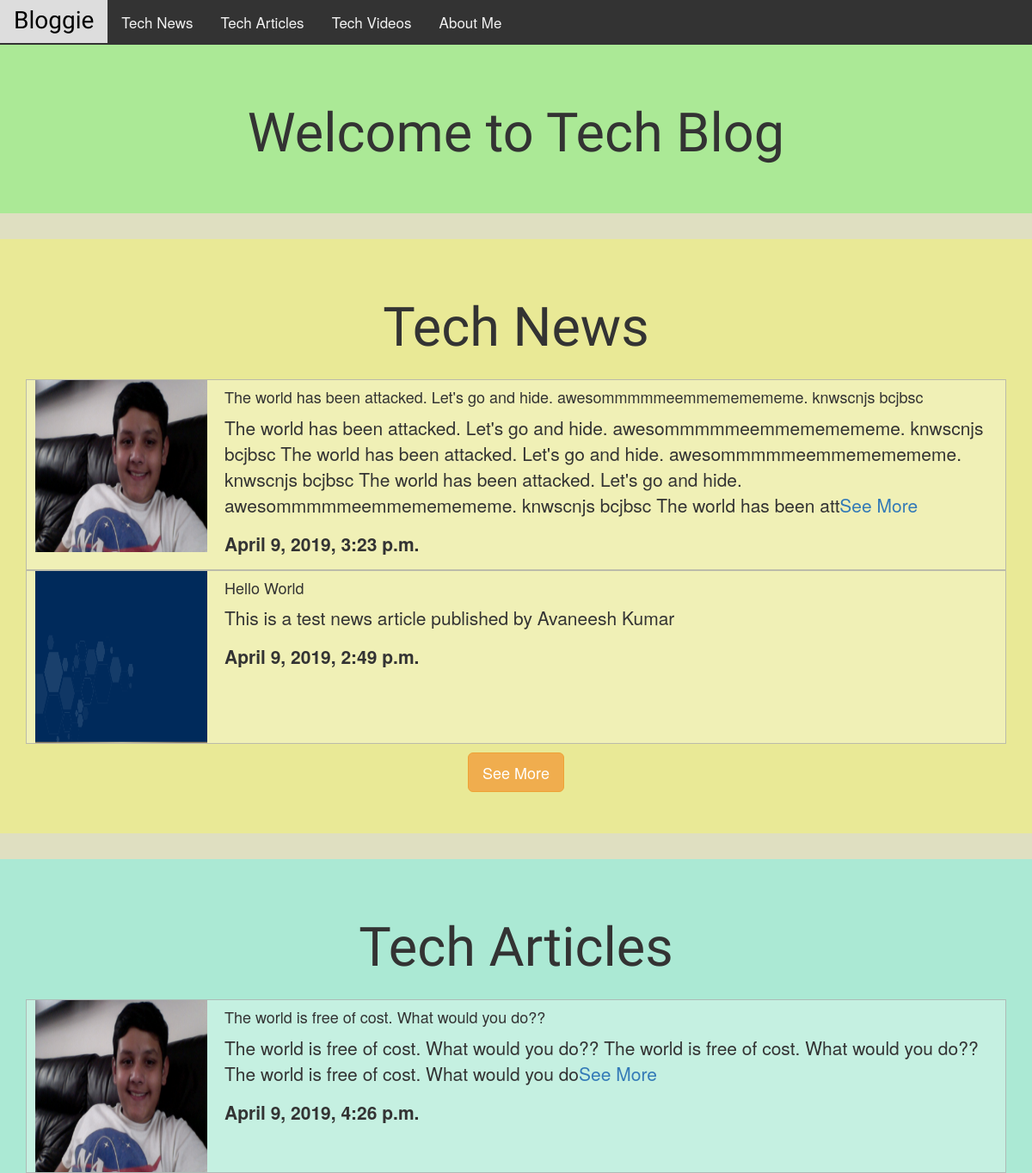
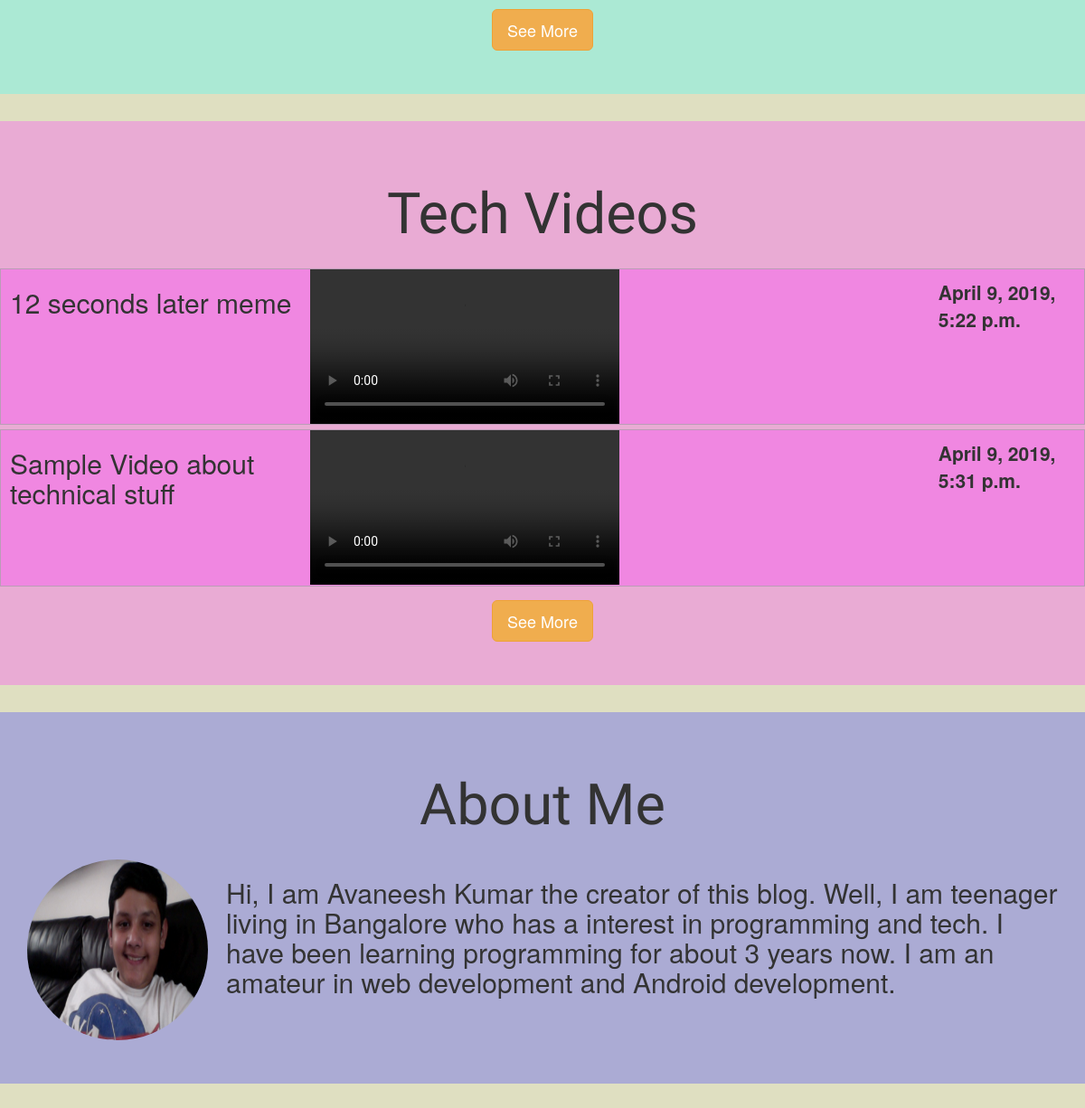
The page / on the database its author committed (2 pictures, top to bottom).
### techBlog/models.py (models this page shows)
class New(models.Model):
    title = models.TextField()
    content = models.TextField()
    created = models.DateTimeField(auto_now_add=True)
    picture = models.ImageField(default="")

class Article(models.Model):
    title = models.TextField()
    content = models.TextField()
    created = models.DateTimeField(auto_now_add=True)
    picture = models.ImageField(default="")

class Video(models.Model):
    title = models.TextField()
    created = models.DateTimeField(auto_now_add=True)
    poster = models.ImageField(default="")
    video = models.FileField(default="")

class Me(models.Model):
    description = models.TextField()
    picture = models.ImageField(default="")

### techBlog/views.py (the view)
# urls.py: path('', views.index),
def index(request):
    news = New.objects.order_by('created')[:]
    articles = Article.objects.order_by('created')[:]
    videos = Video.objects.order_by('created')[:]
    me = Me.objects.all()
    return render(request, "index.html", {'news':news, 'articles':articles, 'videos':videos, 'me':me})

### techBlog/templates/index.html (shortened to what this page needs)
{% extends 'layout.html' %}
{% load static %}
{% block head %}
  <link rel="stylesheet" href="https://cdnjs.cloudflare.com/ajax/libs/font-awesome/4.7.0/css/font-awesome.min.css">
  <link href="{% static 'index.css' %}" rel="stylesheet"/>
{% endblock %}
{% block body %}
  <div class="topnav" id="myTopnav">
    <a class="navbar-brand" id="brand">Bloggie</a>
    <a href="#news">Tech News</a>
    <a href="#articles">Tech Articles
    <a href="#videos">Tech Videos</a>
    <a href="#about">About Me</a>
  </div>
  <div class="jumbotron">
    <h1>Welcome to Tech Blog</h1>
  </div>
  <div id="news" class="jumbotron">
    <h1 style="padding-bottom: 16px;">Tech News</h1>
    <div id="new" class="container">
      {% for i in news %}
        <div id="new1" class="container">
          <img src={{i.picture.url}} alt="Image for the news">
          <div id="text">
            <h4>{{i.title}}</h4>
            <p class="content">{{i.content|linebreaksbr}}</p>
            <p><b>{{i.created}}</b></p>
          </div>
        </div>
      {% endfor %}
    </div>
    <button type="button" name="sm" class="btn btn-warning btn-lg button" id="button">See More</button>
  </div>
  <div id="articles" class="jumbotron">
    <h1 style="padding-bottom: 16px;">Tech Articles</h1>
    <div id="article" class="container">
      {% for i in articles %}
        <div id="article1" class="container">
          <img src={{i.picture.url}} alt="Image for the news">
          <div id="text1">
            <h4>{{i.title}}</h4>
            <p class="content1">{{i.content|linebreaksbr}}</p>
            <p><b>{{i.created}}</b></p>
          </div>
        </div>
      {% endfor %}
    </div>
    <button type="button" name="sm" class="btn btn-warning btn-lg button" id="button1">See More</button>
  </div>
  <div class="jumbotron" id="videos">
    <h1 style="padding-bottom: 16px;">Tech Videos</h1>
    <div id="videos1">
      {% for video in videos %}
        <div id="videos2">
          <h2 id="hello">{{video.title}}</h2>
          <video src="{{video.video.url}}" height=auto width=50% type="mp4" controls id="video"></video>
          <p style="margin-top: 10px;" id="created"><b>{{video.created}}</b></p>
        </div>
      {% endfor %}
    </div>
    <button type="button" name="sm" class="btn btn-warning btn-lg button" id="btn">See More</button>
  </div>
  <div id="about" class="jumbotron">
    <h1 style="padding-bottom: 16px;">About Me</h1>
    <div id="me-container" class="container">
      {% for i in me %}
        <img src="{{MEDIA_URL}}{{i.picture.url}}" alt="My photo" id="img-container"/>
        <h2>{{i.description}}</h2>
      {% endfor %}
    </div>
  </div>
{% endblock %}

### techBlog/templates/layout.html (shortened to what this page needs)
<html lang="en" dir="ltr">
  <head>
    <link rel="stylesheet" href="https://maxcdn.bootstrapcdn.com/bootstrap/3.4.0/css/bootstrap.min.css">
    {% block head %}
    {% endblock %}
  </head>
  <body>
    {% block body %}
    {% endblock %}
  </body>
</html>

### techBlog/static/index.css (style rules this page uses)
.topnav { background-color: #333; overflow: hidden; }
.topnav a { float: left; display: block; color: #f2f2f2; text-align: center; padding: 14px 16px; text-decoration: none; font-size: 17px; }
.jumbotron { background-color: rgba(50,255,50,0.3); }
#brand { font-family: "Lobster Two", cursive; font-size: 2em; }
h1 { text-align: center; font-family: "Lobster Two", cursive; }
#news { background-color: rgba(255,255,50,0.3); display: flex; flex-direction: column; align-items: center; justify-content: center; overflow: scroll; }
body { background-color: rgba(150, 150, 50, 0.3); }
#new1 { padding-left: 10px; border-width: 1px; overflow: scroll; background-color: rgba(255, 255, 255, 0.3); border-style: solid; border-color: rgba(165, 165, 165, 0.7); display: flex; }
img { width: 200px; height: 200px; margin-right: 20px; }
#articles { background-color: rgba(50,255,255,0.3); margin-top: 20px; }
#new { display: flex; flex-direction: column-reverse; }
.button { margin-top: 10px; }
#about { background-color: rgba(50, 50, 255, 0.3); overflow: scroll; }
#articles { display: flex; flex-direction: column; align-items: center; justify-content: center; background-color: rgba(50,255,255,0.3); margin-top: 20px; }
#article1 { overflow: scroll; padding-left: 10px; border-width: 1px; background-color: rgba(255, 255, 255, 0.3); border-style: solid; border-color: rgba(165, 165, 165, 0.7); display: flex; }
#article { display: flex; flex-direction: column-reverse; }
#videos { background-color: rgba(255,50,255,0.3); display: flex; flex-direction: column; align-items: center; justify-content: center; }
#videos1 { display: flex; flex-direction: column; align-items: center; justify-content: center; }
#me-container { display: flex; flex-direction: row; }
#img-container { border-radius: 100%; border-style: none; align: center; }
#videos2 { background-color: rgba(255,50,255,0.3); display: grid; grid-template-columns: 1fr 2fr 0.5fr; width:100%; border-width: 1px; border-color: rgba(165, 165, 165, 0.7); border-style: solid; margin-bottom: 5px; height:auto; }
#hello { margin-left: 10px; margin-right: 10px; }
#created { margin-right: 10px; margin-left: 10px; }

### rows shown on the page
New: picture (picture), title "Hello World", content "This is a test news article published by Avaneesh Kumar", created "April 9, 2019, 2:49 p.m."
New: picture (picture), title "The world has been attacked. Let's go and hide. awesommmmmeemmememememe. knwscnjs bcjbsc", content "The world has been attacked. Let's go and hide. awesommmmmeemmememememe. knwscnjs bcjbsc The world has been attacked. Let's go and hide. awesommmmmeemmememememe. knwscnjs bcjbsc The world has been attacked. Let's go and hide. awesommmmmeemmememememe. knwscnjs bcjbsc The world has been att", created "April 9, 2019, 3:23 p.m."
Article: picture (picture), title "The world is free of cost. What would you do??", content "The world is free of cost. What would you do?? The world is free of cost. What would you do?? The world is free of cost. What would you do", created "April 9, 2019, 4:26 p.m."
Video: title "12 seconds later meme", created "April 9, 2019, 5:22 p.m."
Video: title "Sample Video about technical stuff", created "April 9, 2019, 5:31 p.m."
Me: picture (picture), description "Hi, I am Avaneesh Kumar the creator of this blog. Well, I am teenager living in Bangalore who has a interest in programming and tech. I have been learning programming for about 3 years now. I am an amateur in web development and Android development."
